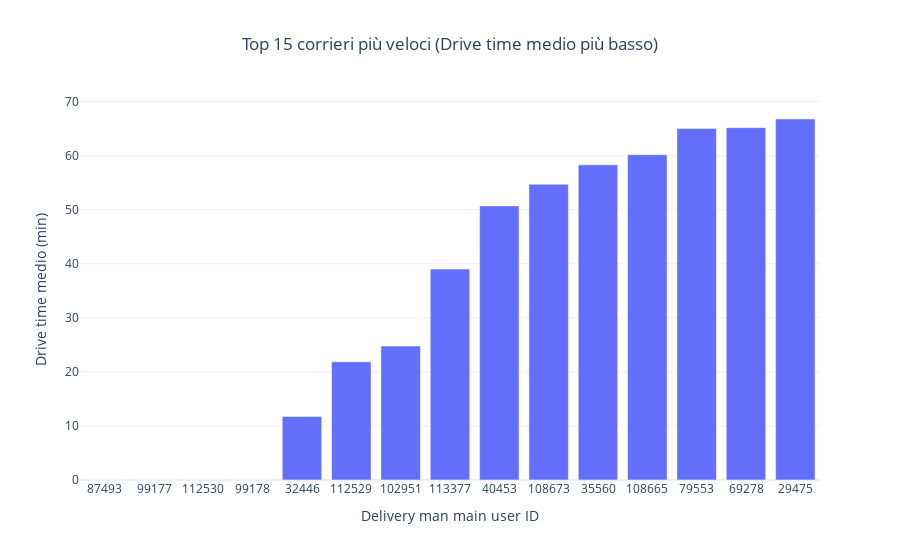

Source (notebook cell):
### Code cell
top15_drive_fast = (
    courier_kpi
    .sort_values("avg_drive_min")
    .head(15)
    .copy()
)

top15_drive_fast["courier_id_str"] = top15_drive_fast["delivery_man_main_user_id"].astype(str)

fig = px.bar(
    top15_drive_fast,
    x="courier_id_str",
    y="avg_drive_min",
    title="Top 15 corrieri più veloci (Drive time medio più basso)",
    hover_data=["missions_count", "avg_onsite_min", "avg_return_min"],
    labels={
        "courier_id_str": "Delivery man main user ID",
        "avg_drive_min": "Drive time medio (min)"
    }
)

fig.update_layout(template="plotly_white", title_x=0.5, xaxis_type="category")
fig.update_xaxes(categoryorder="total ascending")
fig.show()

### Figure 1 — Plotly figure (JSON) as saved in the notebook; plotly's stock layout.template omitted (floating-point values rounded to 4 significant figures)
{"data": [{"customdata": [[180.0, 524.8, 0.0], [225.0, 496.1, 0.0], [52.0, 30.02, 78.67], [98.0, 37.34, 574.7], [257.0, 30.66, 186.7], [29.0, 71.83, 817.7], [211.0, 40.09, 202.4], [42.0, 41.33, 91.02], [775.0, 122.1, 193.4], [148.0, 143.6, 91.09], [211.0, 31.01, 98.63], [178.0, 95.65, 48.62], [209.0, 33.16, 0.0], [513.0, 81.6, 18.2], [230.0, 31.06, 142.7]], "hovertemplate": "Delivery man main user ID=%{x}<br>Drive time medio (min)=%{y}<br>missions_count=%{customdata[0]}<br>avg_onsite_min=%{customdata[1]}<br>avg_return_min=%{customdata[2]}<extra></extra>", "legendgroup": "", "marker": {"color": "#636efa", "pattern": {"shape": ""}}, "name": "", "orientation": "v", "showlegend": false, "textposition": "auto", "type": "bar", "x": ["87493", "99177", "112530", "99178", "32446", "112529", "102951", "113377", "40453", "108673", "35560", "108665", "79553", "69278", "29475"], "xaxis": "x", "y": [0.0, 0.0, 0.01923, 0.02041, 11.75, 21.86, 24.79, 39.02, 50.72, 54.72, 58.32, 60.2, 65.01, 65.19, 66.79], "yaxis": "y"}], "layout": {"barmode": "relative", "legend": {"tracegroupgap": 0}, "title": {"text": "Top 15 corrieri più veloci (Drive time medio più basso)", "x": 0.5}, "xaxis": {"anchor": "y", "categoryorder": "total ascending", "domain": [0, 1], "title": {"text": "Delivery man main user ID"}, "type": "category"}, "yaxis": {"anchor": "x", "domain": [0, 1], "title": {"text": "Drive time medio (min)"}}}}
